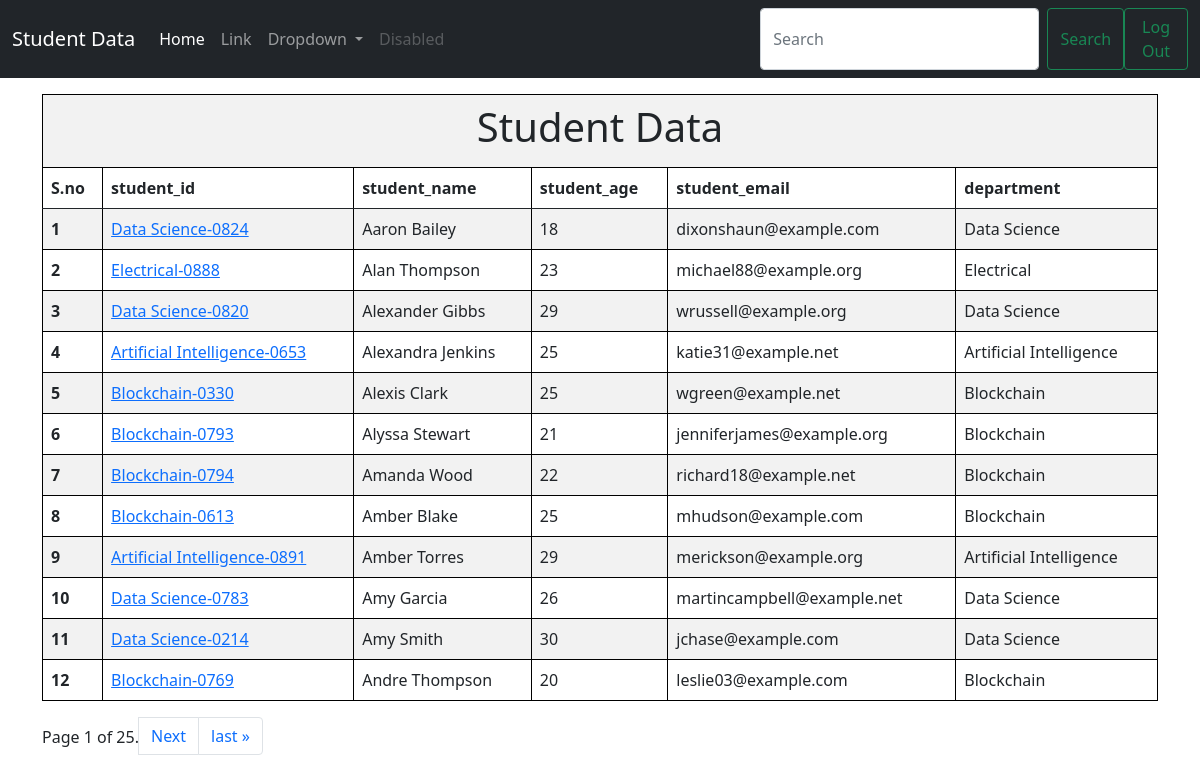
/studentdata (signed in), run on the app's committed database.
### student_data/models.py (models this page shows, shortened)
class Student(models.Model):
    user = models.ForeignKey(User , on_delete = models.SET_NULL , null = True , blank = True)
    department = models.ForeignKey(Department, related_name = "depart" , on_delete= models.CASCADE)
    student_id = models.OneToOneField(StudentID, related_name = "studentid", on_delete=models.CASCADE)
    student_name = models.CharField(max_length=100)
    student_email = models.EmailField(unique=True)
    student_age = models.IntegerField(default = 18)
    student_address = models.TextField()
    class Meta:
        ordering = ['student_name']
        verbose_name = "student"

class StudentID(models.Model):
    student_id = models.CharField(max_length= 100)
    def __str__(self) -> str:
        return self.student_id

class Department(models.Model):
    department = models.CharField(max_length =100)
    def __str__(self) -> str:
        return self.department
    class Meta:
        ordering = ['department']

### student_data/views.py (the view)
# urls.py: path("studentdata",views.get_student ,name = 'student data'),
@login_required(login_url = '/login/')
def get_student(request):
    queryset = Student.objects.all()
    if request.GET.get('search'):
       search =  request.GET.get('search')
       queryset = queryset.filter(student_name__istartswith = search)
    paginator = Paginator(queryset,12)  # Show 15 contacts per page.
    page_number = request.GET.get("page",1)
    try:
      page = paginator.page(page_number)
    except EmptyPage:
      page = paginator.page(paginator.num_pages)
    except PageNotAnInteger:
      page = paginator.page(1)
    return render(request,'student.html',{'queryset' : page})

### student_data/templates/student.html (shortened to what this page needs)
{% extends "base.html" %}
{% block content %}
<div class="container mt-3">
<table class="table table-striped">
      <tr>
        <th colspan = "6" style="text-align: center;"><h1> Student Data </h1></th>
      </tr>
      <tr>
        <th scope="col">S.no</th>
        <th scope="col">student_id</th>
        <th scope="col">student_name</th>
        <th scope="col">student_age</th>
        <th scope="col">student_email</th>
        <th scope="col">department</th>
      </tr>
    <tbody>
        {% for student  in queryset %}
        <tr>
            <th scope="row">{{forloop.counter}}</th>
            <td><a href = {% url 'student marks' student.student_id%}>{{student.student_id}}</td>
            <td>{{student.student_name}}</td>
            <td>{{student.student_age}}</td>
            <td>{{student.student_email}}</td>
            <td>{{student.department}}</td>
          </tr>
          {% endfor %}
          </tbody>
          </table>
        </div>
<div class = "container">
        <nav aria-label="Page navigation example">
            <ul class="pagination">
               <span class="current mt-2">
                Page {{ queryset.number }} of {{ queryset.paginator.num_pages }}.
               </span>
            {% if queryset.has_next %}
                <li class="page-item"><a class="page-link" href="?page={{ queryset.next_page_number }}">Next</a></li>
                <li class="page-item"><a class="page-link" href="?page={{ queryset.paginator.num_pages }}">last &raquo;</a></li>
                {%endif%}
            </ul>
          </nav>
          </div>
{% endblock %}

### student_data/templates/base.html (shortened to what this page needs)
<!doctype html>
<html lang="en">
  <head>
    <link href="https://cdn.jsdelivr.net/npm/bootstrap@5.0.2/dist/css/bootstrap.min.css" rel="stylesheet">
  </head>
  <body>
    <nav class="navbar navbar-expand-lg navbar-dark bg-dark">
        <div class="container-fluid">
          <a class="navbar-brand" href="#">Student Data</a>
          <div class="collapse navbar-collapse" id="navbarSupportedContent">
            <ul class="navbar-nav me-auto mb-2 mb-lg-0">
              <li class="nav-item">
                <a class="nav-link active" aria-current="page" href="#">Home</a>
              </li>
              <li class="nav-item">
                <a class="nav-link" href="#">Link</a>
              </li>
              <li class="nav-item dropdown">
                <a class="nav-link dropdown-toggle" href="#" id="navbarDropdown" role="button" data-bs-toggle="dropdown" aria-expanded="false">
                  Dropdown
                </a>
              </li>
              <li class="nav-item">
                <a class="nav-link disabled" href="#" tabindex="-1" aria-disabled="true">Disabled</a>
              </li>
            </ul>
            <form class="d-flex">
              <input class="form-control me-2"  name = "search" type="search" placeholder="Search" aria-label="Search">
              <button class="btn btn-outline-success" type="submit">Search</button>
              {%if request.user.is_authenticated %}
          <a href = "/logout/" class="btn btn-outline-success" type="submit">Log Out</a>
          {%else%}
          <a href = "/login/" class="btn btn-outline-success" type="submit">Log in</a>
         {%endif%}
            </form>
          </div>
        </div>
      </nav>
      {% block content %} {%endblock%}
  </body>
</html>

### student_data/templates/base.html (style rules this page uses)
table, th, td , tr { border: 1px solid #000; border-collapse: collapse; }

### data on the page
Student: student_id "Data Science-0824", student_name "Aaron Bailey", student_age "18", student_email "dixonshaun@example.com", department "Data Science"
Student: student_id "Electrical-0888", student_name "Alan Thompson", student_age "23", student_email "michael88@example.org", department "Electrical"
Student: student_id "Data Science-0820", student_name "Alexander Gibbs", student_age "29", student_email "wrussell@example.org", department "Data Science"
Student: student_id "Artificial Intelligence-0653", student_name "Alexandra Jenkins", student_age "25", student_email "katie31@example.net", department "Artificial Intelligence"
Student: student_id "Blockchain-0330", student_name "Alexis Clark", student_age "25", student_email "wgreen@example.net", department "Blockchain"
Student: student_id "Blockchain-0793", student_name "Alyssa Stewart", student_age "21", student_email "jenniferjames@example.org", department "Blockchain"
Student: student_id "Blockchain-0794", student_name "Amanda Wood", student_age "22", student_email "richard18@example.net", department "Blockchain"
Student: student_id "Blockchain-0613", student_name "Amber Blake", student_age "25", student_email "mhudson@example.com", department "Blockchain"
Student: student_id "Artificial Intelligence-0891", student_name "Amber Torres", student_age "29", student_email "merickson@example.org", department "Artificial Intelligence"
Student: student_id "Data Science-0783", student_name "Amy Garcia", student_age "26", student_email "martincampbell@example.net", department "Data Science"
Student: student_id "Data Science-0214", student_name "Amy Smith", student_age "30", student_email "jchase@example.com", department "Data Science"
Student: student_id "Blockchain-0769", student_name "Andre Thompson", student_age "20", student_email "leslie03@example.com", department "Blockchain"

### other printed values
{{ queryset.number }} "1"
{{ queryset.paginator.num_pages }} "25"
